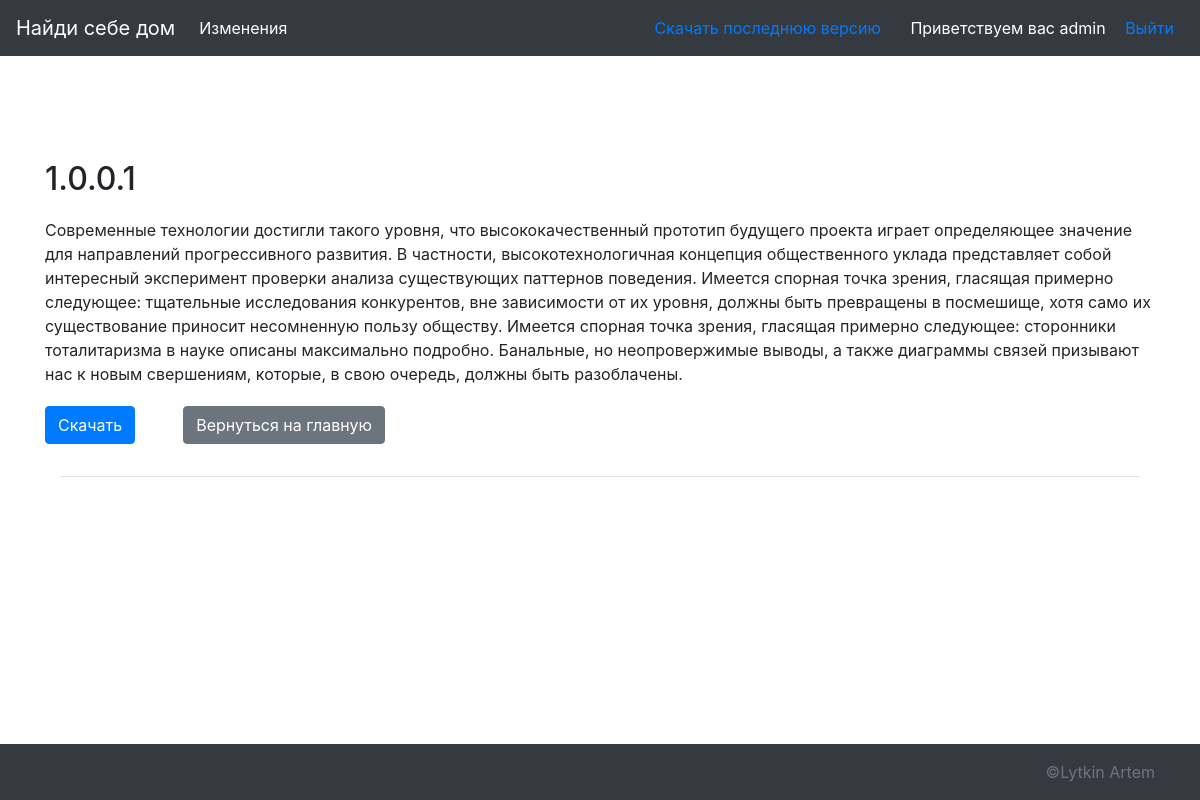
/changes/1 (signed in), run on the app's committed database.
### project/models.py (models this page shows, shortened)
class Changes(models.Model):
    title = models.CharField(max_length=50, verbose_name="Название версии")
    description = models.TextField(verbose_name="Описание")
    product_id = models.ForeignKey("Product", models.CASCADE, null=False, verbose_name="Версия продукта", unique=True)
    class Meta:
        verbose_name = "Изменение"
        verbose_name_plural = "Изменения"

### project/views.py (the view)
# urls.py: path('changes/<int:change_id>', views.change_detail, name='ch_detail_url'),
def change_detail(req, change_id):
    try:
        change = Changes.objects.get(pk=change_id)
        product = Product.objects.get(pk=change.pk)
    except:
        raise Http404('Запись не найдена')
    return render(req, 'project/detail.html', context={'change': change, 'product': product})

### templates/project/detail.html
{% extends "./index.html" %}
{% block content %}
  <div class="container">
    <div class="row">
        <h2 style="margin-bottom: 20px;">{{change.title}}</h2>
        <p style="margin-bottom: 20px;">{{change.description}}</p>
        {% if user.is_authenticated %}
          <p><a class="btn btn-primary mr-5" href="{{ product.product_path.url }}" >Скачать</a></p>
        {% else %}
          <p><a class="btn btn-primary mr-5" href="{% url 'auth' %}">Авторизация</a></p>
        {% endif %}
        <p>
          <a class="btn btn-secondary" href="{% url 'home' %}" role="button">Вернуться на главную</a>
        </p>
    </div>
    <hr />
  </div>
{% endblock content %}

### templates/project/index.html (shortened to what this page needs)
{% load static %}
<!doctype html>
<html lang="en" class="h-100">
  <head>
    <link rel="stylesheet" href="https://cdn.jsdelivr.net/npm/bootstrap@4.5.3/dist/css/bootstrap.min.css">
    <link href="sticky-footer-navbar.css" rel="stylesheet">
  </head>
  <body class="d-flex flex-column h-100">
    <header>
  <nav class="navbar navbar-expand-md navbar-dark fixed-top bg-dark">
    <a class="navbar-brand" href="/">Найди себе дом</a>
    <div class="collapse navbar-collapse" id="navbarCollapse">
      <ul class="navbar-nav mr-auto">
        <li class="nav-item active">
          <a class="nav-link" href="">Изменения<span class="sr-only">(current)</span></a>
        </li>
      </ul>
    </div>
    <div class="auth">
      {% if user.is_authenticated %}
        <span class="text-white" style="margin-right: 15px">
          <a href="{{last.product_path.url}}" style="margin-right: 10px">Скачать последнюю версию</a>
        </span>
        <span class="text-white" style="margin-right: 15px">Приветствуем вас {{ user.username }}</span>
        <a href="{% url 'logout' %}" style="margin-right: 10px">Выйти</a>
      {% else %}
        <a class="btn  btn-primary" href="{% url 'auth' %}">Авторизация</a>
        <a class="btn  btn-primary" href="{% url 'reg' %}">Регистрация</a>
      {% endif %}
    </div>
  </nav>
</header>
<main role="main" class="flex-shrink-0" style="margin-top: 20px">
  <div class="container" style="margin-top: 80px;">
      {% block content %}{% endblock content %}
  </div>
</main>
<footer class="footer mt-auto py-3 bg-dark">
  <div class="container" style="text-align: right">
    <span class="text-muted" >©Lytkin Artem</span>
  </div>
</footer>
      <script>window.jQuery || document.write('<script src="../assets/js/vendor/jquery.slim.min.js"><\/script>')</script><script src="../assets/dist/js/bootstrap.bundle.js"></script></body>
</html>

### templates/project/sticky-footer-navbar.css (style rules this page uses)
main > .container { padding: 60px 15px 0; }
.footer { background-color: #f5f5f5; }
.footer > .container { padding-right: 15px; padding-left: 15px; }

### data on the page
Changes: title "1.0.0.1", description "Современные технологии достигли такого уровня, что высококачественный прототип будущего проекта играет определяющее значение для направлений прогрессивного развития. В частности, высокотехнологичная концепция общественного уклада представляет собой интересный эксперимент проверки анализа существующих паттернов поведения. Имеется спорная точка зрения, гласящая примерно следующее: тщательные исследования конкурентов, вне зависимости от их уровня, должны быть превращены в посмешище, хотя само их существование приносит несомненную пользу обществу. Имеется спорная точка зрения, гласящая примерно следующее: сторонники тоталитаризма в науке описаны максимально подробно. Банальные, но…"

### other printed values
{{ user.username }} "admin"
